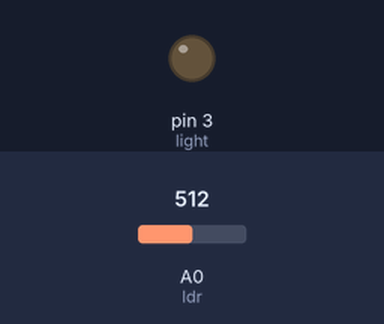
The sketch below on a simulated Arduino Uno, built with avr-gcc and run on an emulated ATmega328P. On the bench: output pins drawn as LEDs (lit = HIGH). The inputs (shaded band) are chosen by the test bench; at power-on: A0 (ldr) = 512.

Above: at 1.2 s.
1.3 s: A0 (ldr) set to 112
2.8 s: A0 (ldr) set to 93
At 3.8 s:
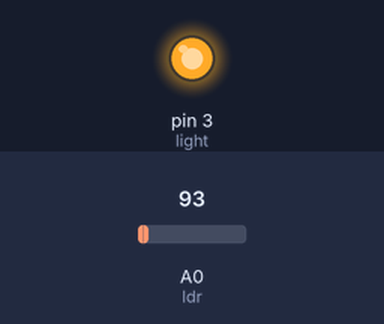
4.3 s: A0 (ldr) set to 110
At 4.9 s:
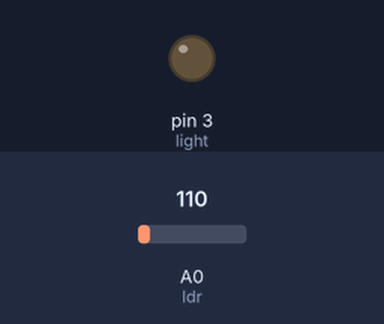
5.8 s: A0 (ldr) set to 90
At 6.1 s:
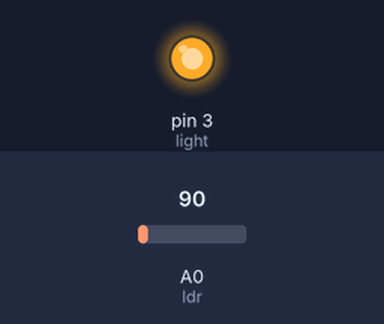
Timing chart, 0 to 8.3 s (numbered marks = the images above; inputs shaded):
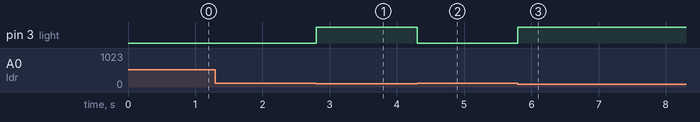

Measured:
- the behaviour switches between 101 and 100 on A0 (ldr) (found by bisection; images 0 and 1)
- after the input at 1.3 s, every drawn part: stays the same
- after the input at 2.8 s, pin 3 (light): LOW → HIGH at once
- after the input at 4.3 s, pin 3 (light): HIGH → LOW at once
- after the input at 5.8 s, pin 3 (light): LOW → HIGH at once

The sketch:

Automatic_street_light_controller.ino
```cpp
// C++ code
//
int ldr = A0;
int ldr_value;
int light =3;
void setup()
{
  pinMode(light, OUTPUT);
  pinMode(ldr,INPUT);
}

void loop()
{
 ldr_value = analogRead (ldr);
  if (ldr_value>100)
  digitalWrite(light, LOW);
  else
    digitalWrite(light, HIGH);
}
```
